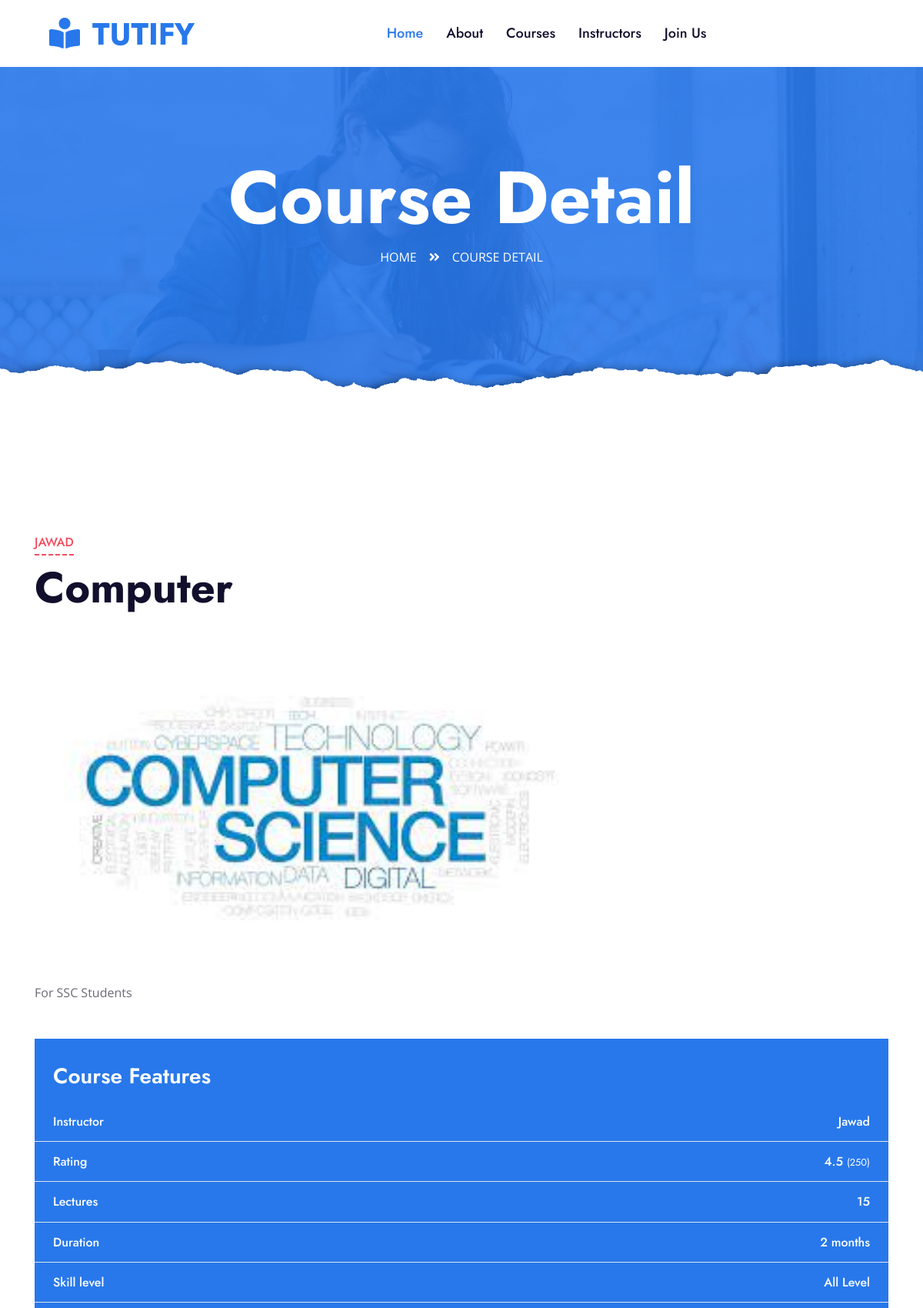
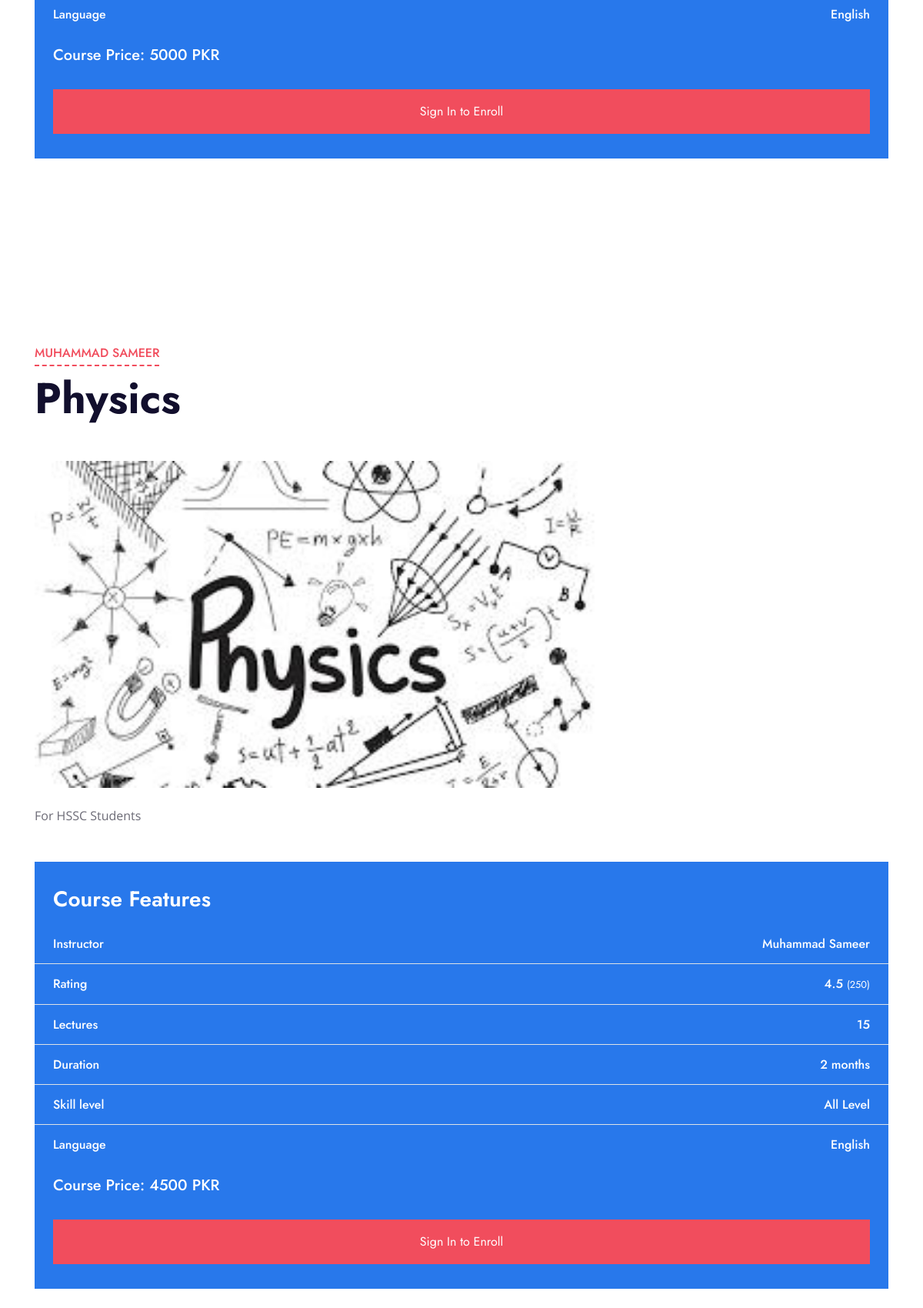
The app's page /detail.php (upper part) with its own data (2 pictures, top to bottom).
### tables this page shows
CREATE TABLE `course` (
  `course_name` varchar(255) NOT NULL,
  `course_id` int(255) NOT NULL,
  `course_intsructor` varchar(255) NOT NULL,
  `course_duration` varchar(255) NOT NULL,
  `course_price` int(255) NOT NULL,
  `course_description` varchar(255) NOT NULL,
  `instructor_id` int(255) NOT NULL,
  `course_image` varchar(255) NOT NULL
);

### detail.php (the view, shortened to what this page needs)
<!DOCTYPE html>
<html lang="en">
<head>
    <link href="https://cdnjs.cloudflare.com/ajax/libs/font-awesome/5.10.0/css/all.min.css" rel="stylesheet">
    <link href="lib/owlcarousel/assets/owl.carousel.min.css" rel="stylesheet">
    <link href="css/style.css" rel="stylesheet">
</head>
<body>
    <?php include('index_header.php');?>
    <div class="jumbotron jumbotron-fluid page-header position-relative overlay-bottom" style="margin-bottom: 90px;">
        <div class="container text-center py-5">
            <h1 class="text-white display-1">Course Detail</h1>
            <div class="d-inline-flex text-white mb-5">
                <p class="m-0 text-uppercase"><a class="text-white" href="">Home</a></p>
                <i class="fa fa-angle-double-right pt-1 px-3"></i>
                <p class="m-0 text-uppercase">Course Detail</p>
            </div>
        </div>
    </div>
    <?php
    include ('dbcon.php');
    $query = "SELECT course_image, course_id, course_name, course_description, course_duration, course_price, course_intsructor FROM course";
    $query_run = mysqli_query($con, $query);
    $course = mysqli_num_rows($query_run);
    if ($course > 0) {
        while ($row = mysqli_fetch_array($query_run)) {
    ?>
        <div class="container-fluid py-5">
            <div class="container py-5">
                <div class="row">
                    <div class="col-lg-8">
                        <div class="mb-5">
                            <div class="section-title position-relative mb-5">
                                <h6 class="d-inline-block position-relative text-secondary text-uppercase pb-2"><?php echo $row['course_intsructor']; ?></h6>
                                <h1 class="display-4"><?php echo $row['course_name']; ?></h1>
                            </div>
                            <img class="img-fluid rounded w-100 mb-4" src="uploads/<?php echo $row['course_image']; ?>" alt="<?php echo $row['course_name']; ?> Image">
                            <p><?php echo $row['course_description']; ?></p>
                        </div>
                    </div>
                    <div class="col-lg-12 mt-6 mt-lg-0">
                        <div class="bg-primary mb-5 py-3">
                            <h3 class="text-white py-3 px-4 m-0">Course Features</h3>
                            <div class="d-flex justify-content-between border-bottom px-4">
                                <h6 class="text-white my-3">Instructor</h6>
                                <h6 class="text-white my-3"><?php echo $row['course_intsructor']; ?></h6>
                            </div>
                            <div class="d-flex justify-content-between border-bottom px-4">
                                <h6 class="text-white my-3">Rating</h6>
                                <h6 class="text-white my-3">4.5 <small>(250)</small></h6>
                            </div>
                            <div class="d-flex justify-content-between border-bottom px-4">
                                <h6 class="text-white my-3">Lectures</h6>
                                <h6 class="text-white my-3">15</h6>
                            </div>
                            <div class="d-flex justify-content-between border-bottom px-4">
                                <h6 class="text-white my-3">Duration</h6>
                                <h6 class="text-white my-3"><?php echo $row['course_duration']; ?></h6>
                            </div>
                            <div class="d-flex justify-content-between border-bottom px-4">
                                <h6 class="text-white my-3">Skill level</h6>
                                <h6 class="text-white my-3">All Level</h6>
                            </div>
                            <div class="d-flex justify-content-between px-4">
                                <h6 class="text-white my-3">Language</h6>
                                <h6 class="text-white my-3">English</h6>
                            </div>
                            <h5 class="text-white py-3 px-4 m-0">Course Price: <?php echo $row['course_price']; ?> PKR</h5>
                            <div class="py-3 px-4">
                            <form action="<?php echo isset($_SESSION['user_name']) ? 'payment.php' : './signin.php'; ?>" method="post">
                            <button type="submit" class="btn btn-block btn-secondary py-3 px-5" name="enroll_now">
                                <?php echo isset($_SESSION['user_name']) ? 'Enroll Now' : 'Sign In to Enroll'; ?>
                            </button>
                            </form>
                            </div>
                        </div>
                    </div>
                    </div>
                     </div>
                    </div>
        <?php
        }
    } else {
        echo "No courses found.";
    }
    ?>
</body>
</html>

### records on screen
course: course_intsructor "JAWAD", course_name "Computer", course_image (picture), course_description "For SSC Students", course_intsructor "Jawad", course_duration "2 months", course_price "5000"
course: course_intsructor "MUHAMMAD SAMEER", course_name "Physics", course_image (picture), course_description "For HSSC Students", course_intsructor "Muhammad Sameer", course_duration "2 months", course_price "4500"
